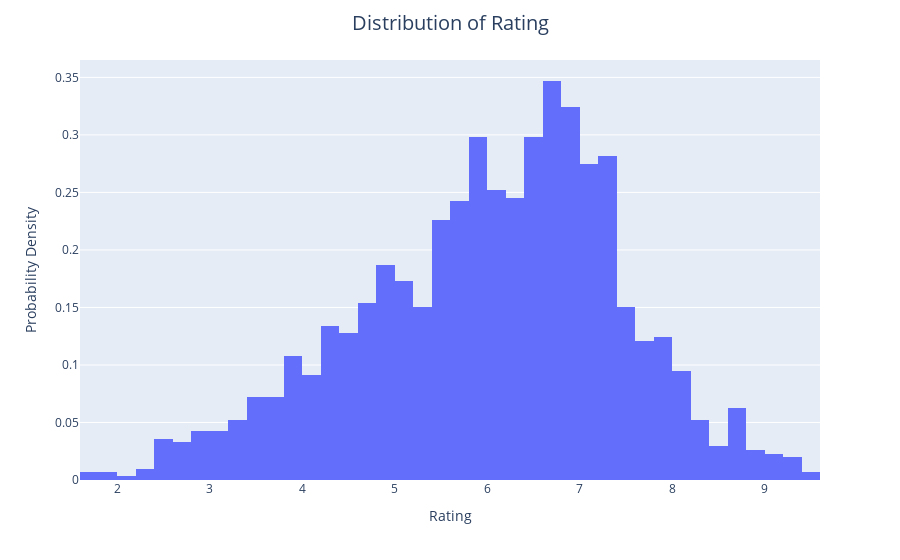

Notebook code for this chart:
### Code cell
fig_rating = px.histogram(df, x = 'Rating', histnorm='probability density', nbins = 40)
fig_rating.update_layout(title='Distribution of Rating', title_x=0.5, title_pad=dict(t=20), title_font=dict(size=20), xaxis_title='Rating', yaxis_title='Probability Density')
fig_rating.show()

### Figure 1 — Plotly figure (JSON) as saved in the notebook; plotly's stock layout.template omitted (floating-point values rounded to 4 significant figures; data arrays with more than 128 entries replaced by an {"elided": "..."} marker saying what was removed)
{"data": [{"alignmentgroup": "True", "bingroup": "x", "histnorm": "probability density", "hovertemplate": "Rating=%{x}<br>probability density=%{y}<extra></extra>", "legendgroup": "", "marker": {"color": "#636efa", "pattern": {"shape": ""}}, "name": "", "nbinsx": 40, "offsetgroup": "", "orientation": "v", "showlegend": false, "type": "histogram", "x": {"elided": "1528 float values"}, "xaxis": "x", "yaxis": "y"}], "layout": {"barmode": "relative", "legend": {"tracegroupgap": 0}, "margin": {"t": 60}, "title": {"font": {"size": 20}, "pad": {"t": 20}, "text": "Distribution of Rating", "x": 0.5}, "xaxis": {"anchor": "y", "domain": [0, 1], "title": {"text": "Rating"}}, "yaxis": {"anchor": "x", "domain": [0, 1], "title": {"text": "Probability Density"}}}}
